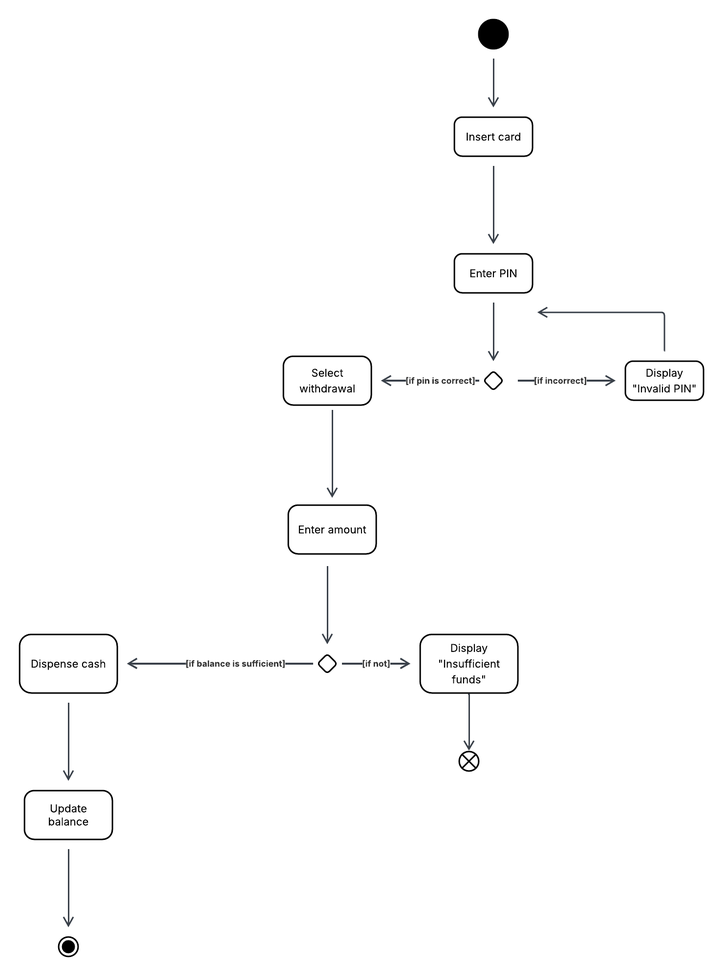
#> input picture images/atmwithdrawalv2.png, 723 x 976 px, shrunk from 1480 x 2000 before the run, found by its file name
$ python shape_detectionv2.py
#> lines starting #> are read from the running program, lines starting #| are printed output that depends on the picture; after the words box and inside, x2 and y2 are one past the last pixel; in counts of white or black regions, pixels touching at a corner belong together
import cv2
import numpy as np
import matplotlib.pyplot as plt

# Read image
color_img = cv2.imread('images/atmwithdrawalv2.png')
#> color_img is the input picture: shape (976, 723, 3); mean B, G, R 252.1, 252.1, 252.1
gray_img = cv2.cvtColor(color_img, cv2.COLOR_BGR2GRAY)

# Step 1: Thresholding (Inverted to detect shapes)
_, binary_img = cv2.threshold(gray_img, 240, 255, cv2.THRESH_BINARY_INV)
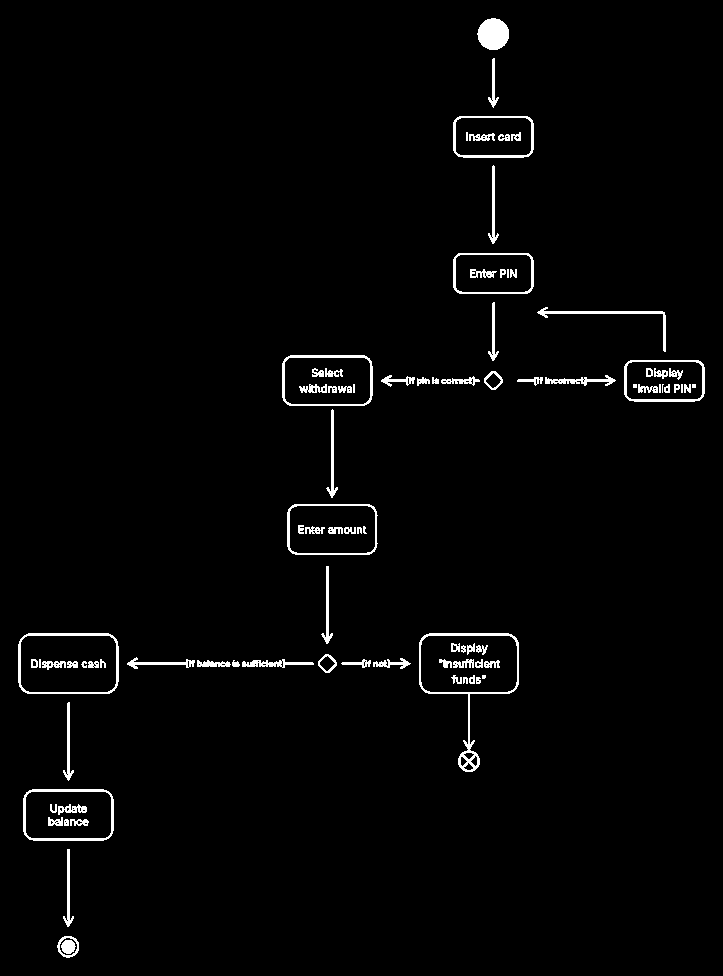
#> binary_img: shape (976, 723); 2% white; 90 white regions (10 under 20 px)

# Step 2: Find contours with hierarchy information
contours, hierarchy = cv2.findContours(binary_img, cv2.RETR_TREE, cv2.CHAIN_APPROX_SIMPLE)
#> contours = 218 contours, 126 with area under 20; largest, box (x1, y1, x2, y2) and area: (419, 633, 519, 772) 6258, (18, 633, 119, 694) 5849, (420, 635, 518, 693) 5403, (20, 635, 117, 693) 5372, (23, 789, 114, 841) 4468

# Convert hierarchy to more readable format
if hierarchy is None:
    hierarchy = np.array([])
else:
    hierarchy = hierarchy[0]

# Step 3: Filter contours
filtered_contours = []  # Parent contours
child_contours = []     # Valid child contours (not too similar to parent)
contour_areas = [cv2.contourArea(c) for c in contours]
#> contour_areas = 218 values, max 6258 at index 46, min 0.5 at index 151, mean 341.8

for i, c in enumerate(contours):
    area = cv2.contourArea(c)
    x, y, w, h = cv2.boundingRect(c)
    aspect_ratio = float(w) / h

    if i >= len(hierarchy):
        continue

    next_idx, prev_idx, first_child_idx, parent_idx = hierarchy[i]

    if parent_idx != -1:  # This is a child contour
        parent_area = contour_areas[parent_idx]
        area_ratio = area / parent_area if parent_area > 0 else 0

        # Only keep child contours that are NOT too similar to parent
        if area_ratio <= 0.80:
            child_contours.append(c)
        continue

    # Filter criteria for parent contours
    if area > 500:
        if aspect_ratio > 0.3 and aspect_ratio < 3.5:
            if max(w, h) / min(w, h) < 4:
                filtered_contours.append(c)
#> this loop made 218 passes
#> (area, x, y, w, h, aspect_ratio, next_idx, prev_idx) on passes 1, 4, 6: (348, 57, 936, 22, 22, 1, 3, -1), (179.5, 63, 849, 11, 78, 0.141, 5, 0), (4467.5, 23, 789, 91, 52, 1.75, 26, 3)

print(f"Number of contours found: {len(contours)}")
#| Number of contours found: 218
print(f"Number of parent contours after filtering: {len(filtered_contours)}")
#| Number of parent contours after filtering: 9
print(f"Number of child contours after filtering: {len(child_contours)}")
#| Number of child contours after filtering: 178

# Print remaining contours
print("\nREMAINING PARENT CONTOURS:")
print("=" * 40)
for i, c in enumerate(filtered_contours):
    area = cv2.contourArea(c)
    x, y, w, h = cv2.boundingRect(c)
    print(f"Parent {i}: Area = {area:.0f} px, Size = {w}x{h} px")
#> this loop made 9 passes
#| Parent 0: Area = 4468 px, Size = 91x52 px
#| Parent 1: Area = 6258 px, Size = 100x139 px
#| Parent 2: Area = 5849 px, Size = 101x61 px
#| Parent 3: Area = 4371 px, Size = 91x51 px
#| Parent 4: Area = 3203 px, Size = 81x42 px
#> (further printed lines are left out)

print("\nREMAINING CHILD CONTOURS:")
print("=" * 40)
for i, c in enumerate(child_contours):
    area = cv2.contourArea(c)
    x, y, w, h = cv2.boundingRect(c)
    print(f"Child {i}: Area = {area:.0f} px, Size = {w}x{h} px")
#> this loop made 178 passes
#> c on passes 3, 8, 9: [[66, 920], [67, 919], [68, 920], [67, 921]], [[65, 823], [66, 822], [67, 823], [66, 824]], [[64, 821], [65, 820], [66, 821], [65, 822]]
#> (printed output is left out)

# Create the three required plots
plt.figure(figsize=(18, 6))

# Plot 1: Image Processing (Original + Binary)
plt.subplot(1, 3, 1)
plt.imshow(cv2.cvtColor(color_img, cv2.COLOR_BGR2RGB))
plt.imshow(binary_img, cmap='gray', alpha=0.3)  # Overlay binary image
plt.title('Image Processing\nOriginal + Binary Overlay', fontsize=14, fontweight='bold')
plt.axis('off')

# Plot 2: All Detected Contours
all_contours_img = color_img.copy()
cv2.drawContours(all_contours_img, contours, -1, (0, 0, 255), 2)  # Red contours
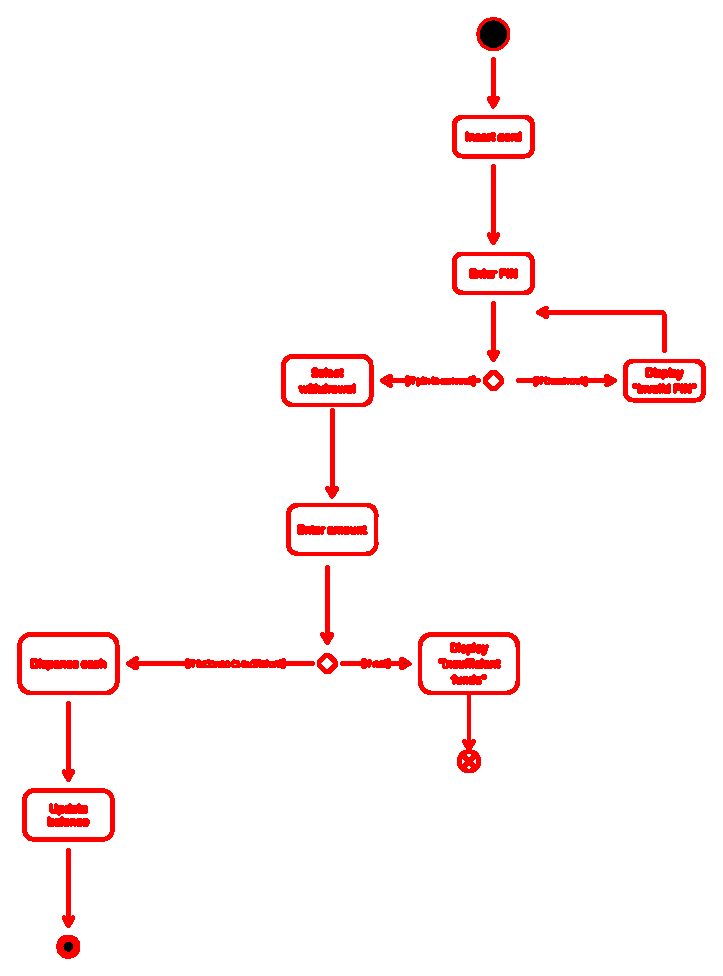
#> all_contours_img: shape (976, 723, 3); 3.48% of pixels changed, all inside (x1, y1, x2, y2) = (17, 17, 706, 959)
plt.subplot(1, 3, 2)
plt.imshow(cv2.cvtColor(all_contours_img, cv2.COLOR_BGR2RGB))
plt.title(f'All Detected Contours\n({len(contours)} contours)', fontsize=14, fontweight='bold')
plt.axis('off')

# Plot 3: Remaining Parent (Green) and Child (Red) Contours
final_img = color_img.copy()

# Draw parent contours in GREEN
for i, c in enumerate(filtered_contours):
    x, y, w, h = cv2.boundingRect(c)
    cv2.rectangle(final_img, (x, y), (x + w, y + h), (0, 255, 0), 2)
    cv2.drawContours(final_img, [c], -1, (0, 255, 0), 2)

    area = cv2.contourArea(c)
    cv2.putText(final_img, f"P:{int(area)}", (x, y-10),
                cv2.FONT_HERSHEY_SIMPLEX, 0.5, (0, 255, 0), 2)
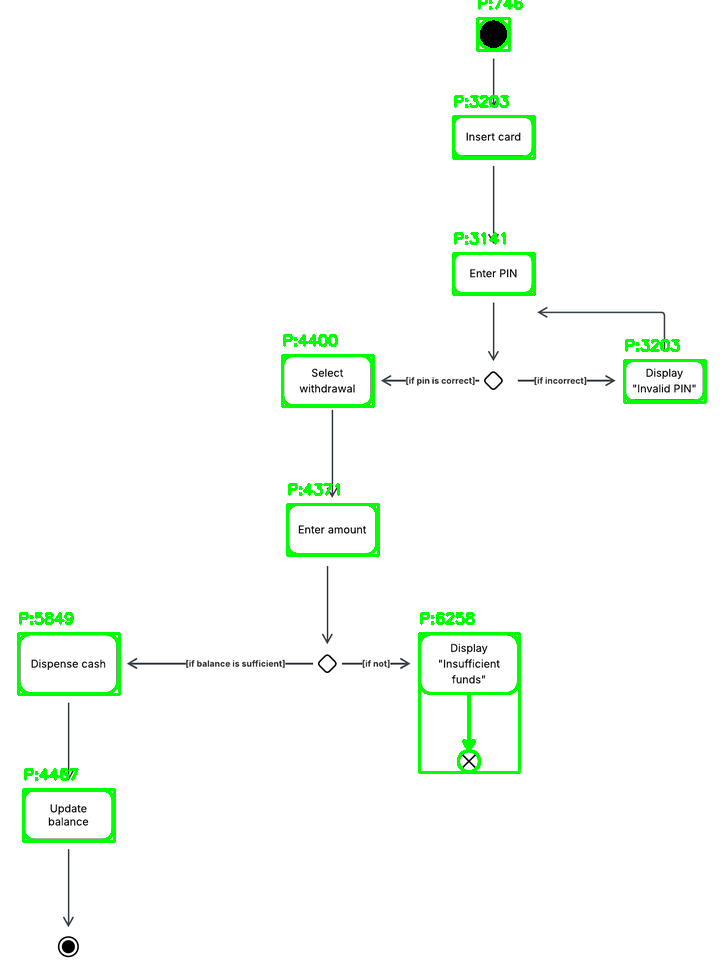
#> final_img: shape (976, 723, 3); 1.93% of pixels changed, all inside (x1, y1, x2, y2) = (17, 0, 707, 843)

# Draw child contours in RED
for i, c in enumerate(child_contours):
    x, y, w, h = cv2.boundingRect(c)
    cv2.rectangle(final_img, (x, y), (x + w, y + h), (0, 0, 255), 2)
    cv2.drawContours(final_img, [c], -1, (0, 0, 255), 2)

    area = cv2.contourArea(c)
    cv2.putText(final_img, f"C:{int(area)}", (x, y+h+15),
                cv2.FONT_HERSHEY_SIMPLEX, 0.5, (0, 0, 255), 2)
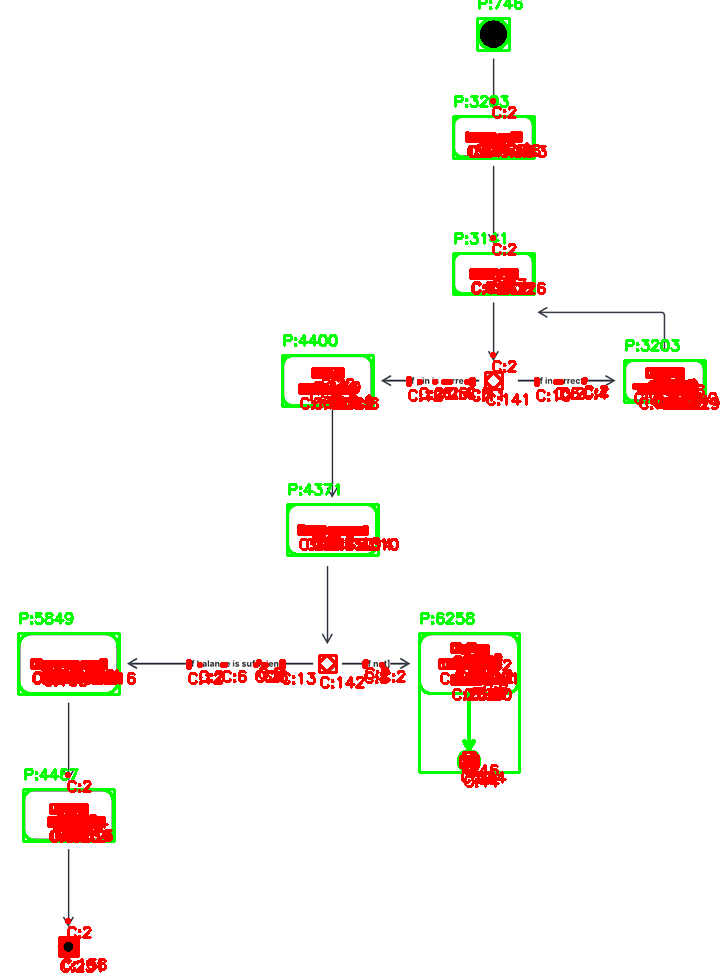
#> final_img: shape (976, 723, 3); 3.64% of pixels changed, all inside (x1, y1, x2, y2) = (30, 98, 720, 973)

plt.subplot(1, 3, 3)
plt.imshow(cv2.cvtColor(final_img, cv2.COLOR_BGR2RGB))
plt.title(f'Filtered Contours\nParents (Green): {len(filtered_contours)}, Children (Red): {len(child_contours)}',
          fontsize=14, fontweight='bold')
plt.axis('off')

plt.tight_layout()
plt.savefig('contour_analysis_simple.png', dpi=300, bbox_inches='tight')
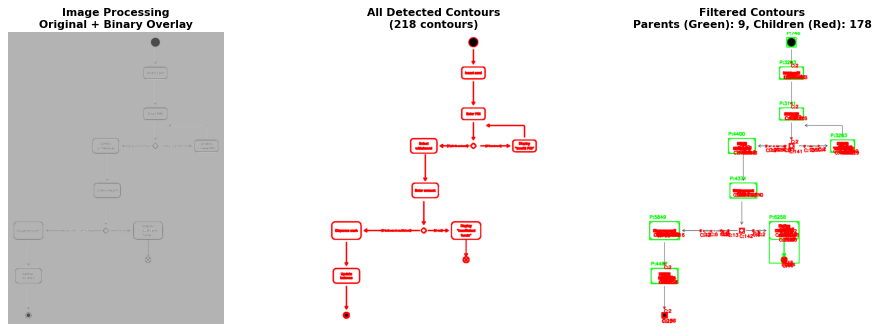
#> figure drawn by matplotlib, 3 panels
plt.show()

# Display final result with larger view
plt.figure(figsize=(12, 8))
plt.imshow(cv2.cvtColor(final_img, cv2.COLOR_BGR2RGB))
plt.title(f'FINAL RESULT: Parent Contours (Green) and Child Contours (Red)\nTotal: {len(filtered_contours) + len(child_contours)} contours remaining',
          fontsize=16, fontweight='bold')
plt.axis('off')
plt.tight_layout()
plt.show()

$ run again, with images/act2.png copied over images/atmwithdrawalv2.png
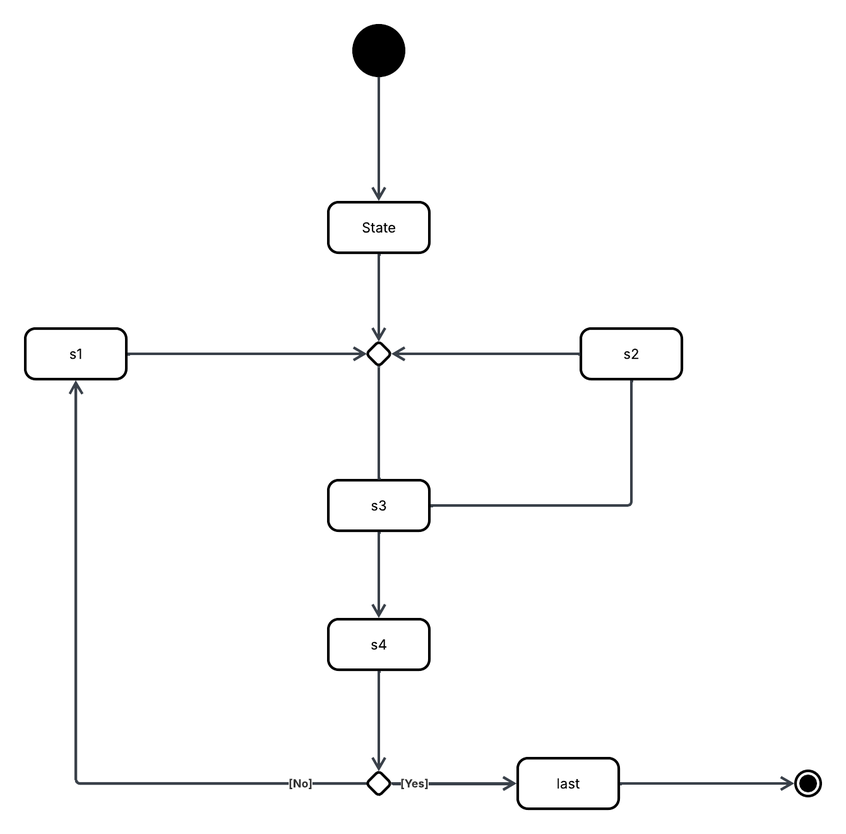
#> input picture images/act2.png, 846 x 834 px, shrunk from 1340 x 1320 before the run, found by its file name
#> color_img is the input picture: shape (834, 846, 3); mean B, G, R 250.4, 250.3, 250.3
#> `_, binary_img = cv2.threshold(gray_img, 240, 255, cv2.THRESH_BINARY_INV)`:
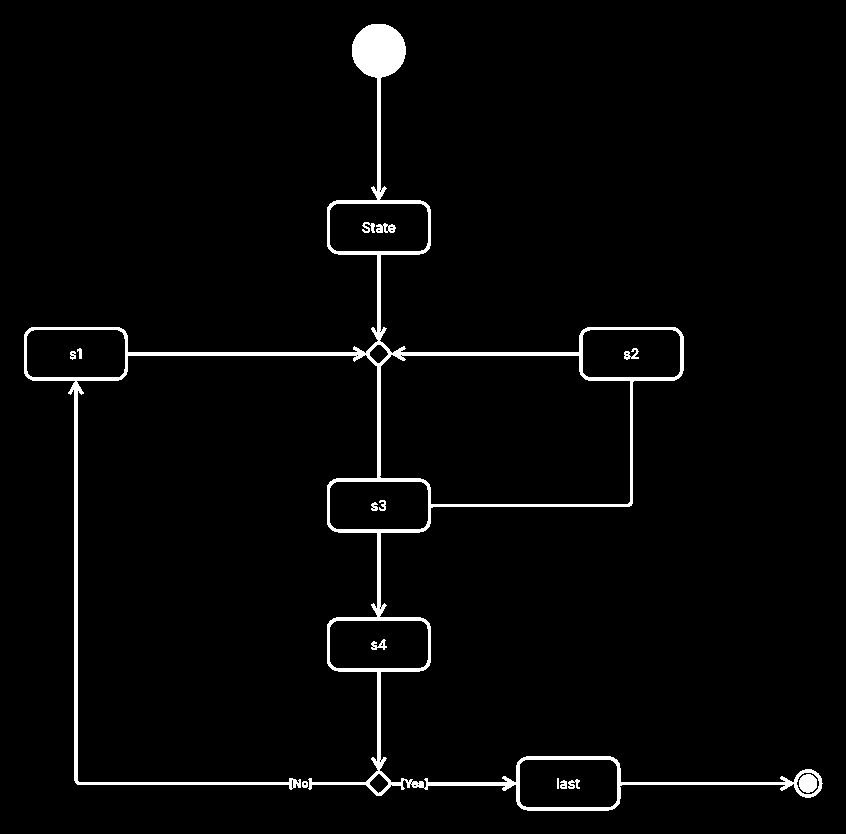
#> binary_img: shape (834, 846); 2.7% white; 14 white regions
#> contours = 48 contours, 25 with area under 20; largest, box (x1, y1, x2, y2) and area: (24, 24, 823, 811) 77428, (379, 354, 631, 505) 34644, (26, 329, 126, 378) 4668, (329, 620, 429, 669) 4666, (329, 481, 429, 530) 4666
#> contour_areas = 48 values, max 77428 at index 2, min 2 at index 4, mean 2953
#> the loop `for i, c in enumerate(contours):` made 48 passes
#> (area, x, y, w, h, aspect_ratio, next_idx, prev_idx) on passes 1, 3: (28, 302, 781, 6, 7, 0.857, 2, -1), (77428, 24, 24, 799, 787, 1.02, -1, 0)
#> after the loop `for i, c in enumerate(contours):`: child_contours = 46 contours, 25 with area under 20; largest, box (x1, y1, x2, y2) and area: (379, 354, 631, 505) 34644, (26, 329, 126, 378) 4668, (329, 620, 429, 669) 4666, (329, 481, 429, 530) 4666, (329, 203, 429, 252) 4666; filtered_contours = 1 contour; box (x1, y1, x2, y2) and area: (24, 24, 823, 811) 77428
#| Number of contours found: 48
#| Number of parent contours after filtering: 1
#| Number of child contours after filtering: 46
#> the loop `for i, c in enumerate(filtered_contours):` made 1 pass
#> (area, x, y, w, h) on pass 1: (77428, 24, 24, 799, 787)
#> (printed output is left out)
#> the loop `for i, c in enumerate(child_contours):` made 46 passes
#> (area, x, y, w, h) on passes 6, 7, 8, 9, 10, 12, 16, 17: (217, 369, 773, 20, 21), (392, 796, 772, 24, 23), (247, 799, 774, 18, 19), (4635, 519, 759, 99, 49), (35.5, 560, 780, 7, 9), (48.5, 568, 779, 12, 10), (4666, 329, 620, 100, 49), (67, 371, 639, 16, 11)
#> (printed output is left out)
#> all_contours_img: shape (834, 846, 3); 3.82% of pixels changed, all inside (x1, y1, x2, y2) = (23, 23, 824, 812)
#> the loop `for i, c in enumerate(filtered_contours):` made 1 pass
#> the loop `for i, c in enumerate(child_contours):` made 46 passes
#> c on passes 3, 14, 25, 27, 29: [[417, 784], [418, 783], [419, 784], [418, 785]], [[557, 778], [557, 788], [558, 788], [558, 778]], [[400, 355], [401, 354], [402, 355], [401, 356]], [[356, 355], [357, 354], [358, 355], [357, 356]], [[379, 331], [380, 330], [381, 331], [380, 332]]
#> `plt.savefig('contour_analysis_simple.png', dpi=300, bbox_inches='tight')`:
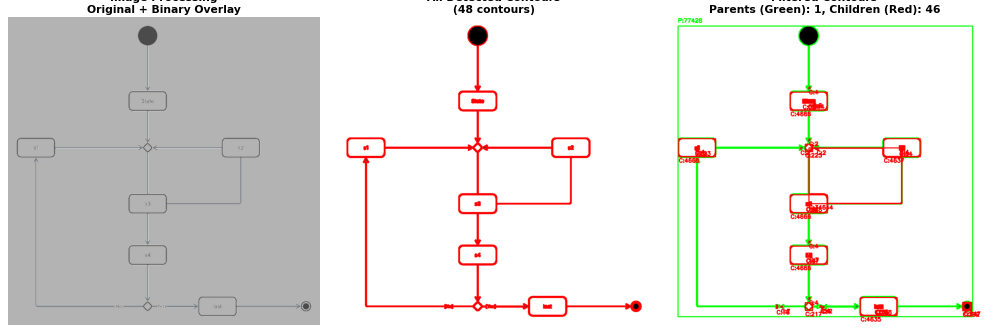
#> figure drawn by matplotlib, 3 panels
